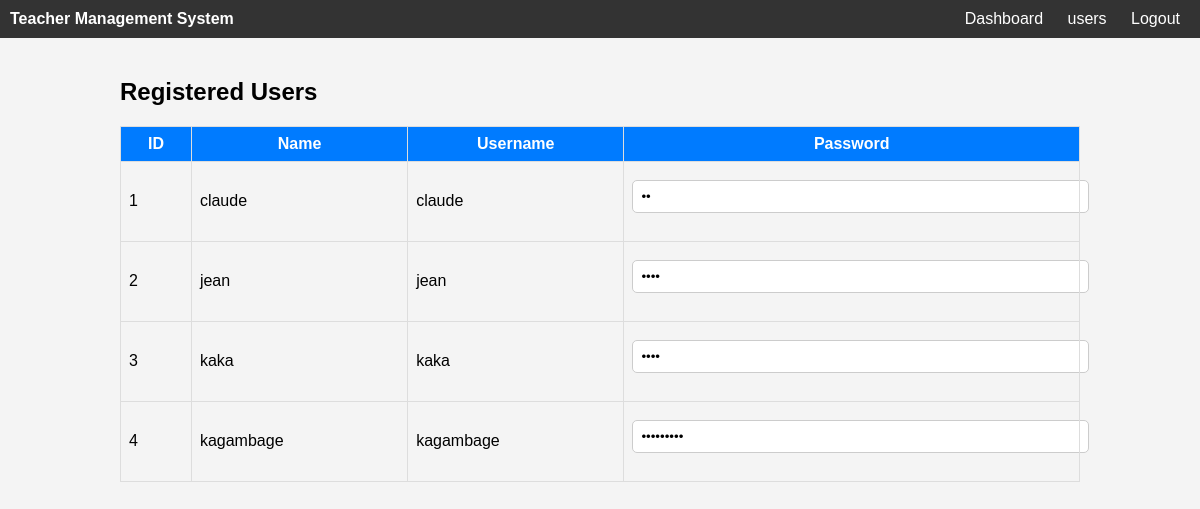
Page /view_users/ on the committed database.
### tms/models.py (models this page shows)
class Users(models.Model):
    names = models.CharField(max_length=100)
    username = models.CharField(max_length=100, unique=True)
    password = models.CharField(max_length=100, blank=True)
    class Meta:
        db_table = 'userss'

### tms/views.py (the view)
# urls.py: path('view_users/', views.view_users, name='view_users'),
def view_users(request):
    users = Users.objects.all()
    return render(request, 'view_users.html', {'users': users})

### tms/templates/view_users.html (shortened to what this page needs)
<!DOCTYPE html>
<html>
<head>
  {% load static %}
  <link rel="stylesheet" href="{% static 'style.css' %}">
</head>
<body>
<div class="flex-nav">
  <div><strong>Teacher Management System</strong></div>
  <div>
    <a href="{% url 'dashboard' %}">Dashboard</a>
    <a href="{% url 'view_users' %}">users</a>
    <a href="{% url 'index' %}">Logout</a>
  </div>
</div>
<div class="container">
  <h2>Registered Users</h2>
  <table>
    <thead>
      <tr>
        <th>ID</th>
        <th>Name</th>
        <th>Username</th>
        <th>Password</th>
      </tr>
    </thead>
    <tbody>
      {% for user in users %}
      <tr>
        <td>{{ user.id }}</td>
        <td>{{ user.names }}</td>
        <td>{{ user.username }}</td>
        <td> <input type="password" value="{{ user.password }}" readonly></td>
      </tr>
      {% empty %}
      <tr>
        <td colspan="4">No users found.</td>
      </tr>
      {% endfor %}
    </tbody>
  </table>
</div>
</body>
</html>

### tms/static/style.css (style rules this page uses)
body { margin: 0; font-family: Arial, sans-serif; background-color: #f4f4f4; }
.container { width: 80%; margin: auto; padding: 20px; }
.flex-nav { display: flex; background-color: #333; padding: 10px; justify-content: space-between; color: #fff; }
.flex-nav a { color: white; margin: 0 10px; text-decoration: none; }
input, select { display: block; width: 100%; padding: 8px; margin-top: 10px; margin-bottom: 20px; border-radius: 5px; border: 1px solid #ccc; }
table { width: 100%; border-collapse: collapse; }
table, th, td { border: 1px solid #ddd; padding: 8px; }
th { background-color: #007bff; color: white; }

### rows in the picture
Users: id "1", names "claude", username "claude"
Users: id "2", names "jean", username "jean"
Users: id "3", names "kaka", username "kaka"
Users: id "4", names "kagambage", username "kagambage"
